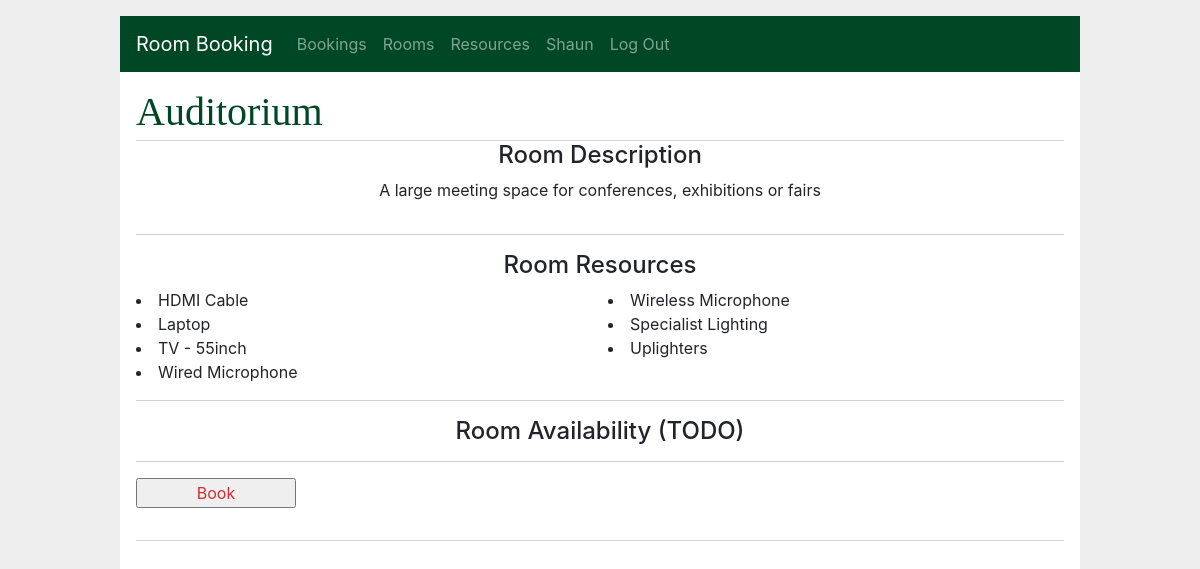
The app's page /rooms/5/details (signed in), older data.
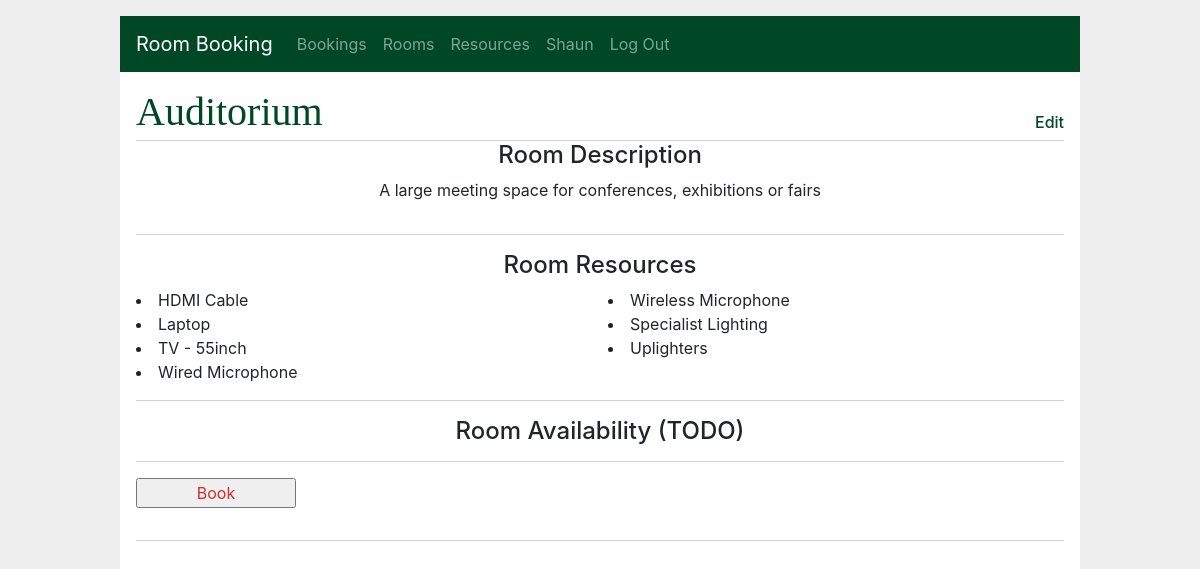
The same page, newer data.
### app/rooms/routes.py (the view)
@bp.route('/<int:id>/details', methods=('GET',))
@login_required
def details(id):
    room = Room.query.filter_by(id=id).first()
    room_resources = room.room_resources
    return render_template('rooms/details.html', room=room, room_resources=room_resources)

### app/main/routes.py (called while the page is built)
@bp.before_app_request
def load_logged_in_user():
    user_id = session.get('user_id')
    if user_id is None:
        g.user = None
    else:
        g.user = User.query.filter_by(
                id=user_id).first()

def login_required(view):
    @functools.wraps(view)
    def wrapped_view(**kwargs):
        if g.user is None:
            return redirect(url_for('main.login'))
        return view(**kwargs)
    return wrapped_view

### app/templates/rooms/details.html
{% extends 'base.html' %}
{% block header %}
  <h1>{% block title %}{{ room.name }}{% endblock %}</h1>
{% if g.user.role == 'admin' %}
    <a href="{{ url_for('rooms.update', id=room.id) }}"><h6>Edit</h6></a>
{% endif %}
{% endblock %}
{% block content %}
  <h4 class="d-flex justify-content-center">Room Description</h4>
  <div class="d-flex justify-content-center">
    <p style="white-space: pre-wrap;">{{ room['description'] }}</p>
  </div>
    <hr>
  <div>
    <h4 class="d-flex justify-content-center">Room Resources</h4>
    <div class="columns2">
      {% for resource in room_resources %}
        <li> {{ resource.resource.name }} </li>
      {% endfor %}
    </div>
    <hr>
     <h4 class="d-flex justify-content-center">Room Availability (TODO)</h4>
  </div>
  <hr>
  <form action="{{ url_for('bookings.create', room_id=room['id']) }}">
    <input class="danger" type="submit" value="Book">
  </form>
  <hr>
{% endblock %}

Row changes from the older to the newer data that the page shows:
changed User "Shaun": role "user" → "admin" (drawn)
Text that changed along with them:
text now shown: "Edit"
